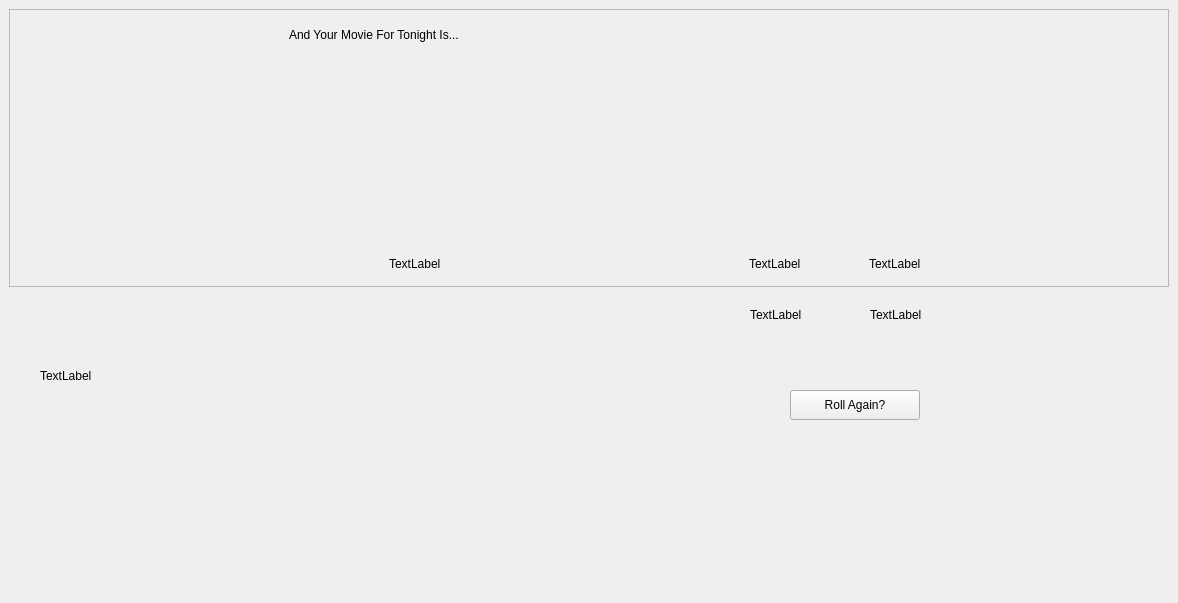
                     <widget class="QWidget" name="new_page">
                      <widget class="QLabel" name="label">
                       <property name="geometry">
                        <rect>
                         <x>9</x>
                         <y>317</y>
                         <width>1160</width>
                         <height>277</height>
                        </rect>
                       </property>
                       <property name="text">
                        <string/>
                       </property>
                       <property name="alignment">
                        <set>Qt::AlignCenter</set>
                       </property>
                      </widget>
                      <widget class="QFrame" name="frame">
                       <property name="geometry">
                        <rect>
                         <x>9</x>
                         <y>9</y>
                         <width>1160</width>
                         <height>278</height>
                        </rect>
                       </property>
                       <property name="frameShape">
                        <enum>QFrame::StyledPanel</enum>
                       </property>
                       <property name="frameShadow">
                        <enum>QFrame::Raised</enum>
                       </property>
                       <widget class="QLabel" name="resultTitle">
                        <property name="geometry">
                         <rect>
                          <x>280</x>
                          <y>10</y>
                          <width>581</width>
                          <height>31</height>
                         </rect>
                        </property>
                        <property name="styleSheet">
                         <string notr="true">font: 700 24pt &quot;Consolas&quot;;</string>
                        </property>
                        <property name="text">
                         <string>And Your Movie For Tonight Is...</string>
                        </property>
                       </widget>
                       <widget class="QLabel" name="Name">
                        <property name="geometry">
                         <rect>
                          <x>380</x>
                          <y>230</y>
                          <width>160</width>
                          <height>50</height>
                         </rect>
                        </property>
                        <property name="sizePolicy">
                         <sizepolicy hsizetype="Fixed" vsizetype="Fixed">
                          <horstretch>0</horstretch>
                          <verstretch>0</verstretch>
                         </sizepolicy>
                        </property>
                        <property name="minimumSize">
                         <size>
                          <width>160</width>
                          <height>50</height>
                         </size>
                        </property>
                        <property name="maximumSize">
                         <size>
                          <width>300</width>
                          <height>100</height>
                         </size>
                        </property>
                        <property name="styleSheet">
                         <string notr="true">font: 700 20pt &quot;Consolas&quot;;</string>
                        </property>
                        <property name="text">
                         <string>TextLabel</string>
                        </property>
                        <property name="wordWrap">
                         <bool>true</bool>
                        </property>
                       </widget>
                       <widget class="QLabel" name="Rating">
                        <property name="geometry">
                         <rect>
                          <x>740</x>
                          <y>230</y>
                          <width>110</width>
                          <height>50</height>
                         </rect>
                        </property>
                        <property name="sizePolicy">
                         <sizepolicy hsizetype="Fixed" vsizetype="Fixed">
                          <horstretch>0</horstretch>
                          <verstretch>0</verstretch>
                         </sizepolicy>
                        </property>
                        <property name="minimumSize">
                         <size>
                          <width>110</width>
                          <height>50</height>
                         </size>
                        </property>
                        <property name="maximumSize">
                         <size>
                          <width>110</width>
                          <height>50</height>
                         </size>
                        </property>
                        <property name="styleSheet">
                         <string notr="true">font: 700 14pt &quot;Consolas&quot;;</string>
                        </property>
                        <property name="text">
                         <string>TextLabel</string>
                        </property>
                       </widget>
                       <widget class="QLabel" name="Runtime">
                        <property name="geometry">
                         <rect>
                          <x>860</x>
                          <y>230</y>
                          <width>110</width>
                          <height>50</height>
                         </rect>
                        </property>
                        <property name="sizePolicy">
                         <sizepolicy hsizetype="Fixed" vsizetype="Fixed">
                          <horstretch>0</horstretch>
                          <verstretch>0</verstretch>
                         </sizepolicy>
                        </property>
                        <property name="minimumSize">
                         <size>
                          <width>110</width>
                          <height>50</height>
                         </size>
                        </property>
                        <property name="maximumSize">
                         <size>
                          <width>110</width>
                          <height>50</height>
                         </size>
                        </property>
                        <property name="styleSheet">
                         <string notr="true">font: 700 14pt &quot;Consolas&quot;;</string>
                        </property>
                        <property name="text">
                         <string>TextLabel</string>
                        </property>
                       </widget>
                       <widget class="QLabel" name="Poster">
                        <property name="geometry">
                         <rect>
                          <x>30</x>
                          <y>140</y>
                          <width>81</width>
                          <height>81</height>
                         </rect>
                        </property>
                        <property name="styleSheet">
                         <string notr="true">background-image: url(:/images/images/images/transparent.png);</string>
                        </property>
                        <property name="text">
                         <string/>
                        </property>
                       </widget>
                      </widget>
                      <widget class="QLabel" name="Description">
                       <property name="geometry">
                        <rect>
                         <x>40</x>
                         <y>330</y>
                         <width>411</width>
                         <height>91</height>
                        </rect>
                       </property>
                       <property name="sizePolicy">
                        <sizepolicy hsizetype="Fixed" vsizetype="Fixed">
                         <horstretch>0</horstretch>
                         <verstretch>0</verstretch>
                        </sizepolicy>
                       </property>
                       <property name="maximumSize">
                        <size>
                         <width>900</width>
                         <height>300</height>
                        </size>
                       </property>
                       <property name="styleSheet">
                        <string notr="true">font: 700 14pt &quot;Consolas&quot;;</string>
                       </property>
                       <property name="text">
                        <string>TextLabel</string>
                       </property>
                       <property name="wordWrap">
                        <bool>true</bool>
                       </property>
                      </widget>
                      <widget class="QLabel" name="Genre">
                       <property name="geometry">
                        <rect>
                         <x>750</x>
                         <y>290</y>
                         <width>110</width>
                         <height>50</height>
                        </rect>
                       </property>
                       <property name="sizePolicy">
                        <sizepolicy hsizetype="Fixed" vsizetype="Fixed">
                         <horstretch>0</horstretch>
                         <verstretch>0</verstretch>
                        </sizepolicy>
                       </property>
                       <property name="minimumSize">
                        <size>
                         <width>110</width>
                         <height>50</height>
                        </size>
                       </property>
                       <property name="maximumSize">
                        <size>
                         <width>110</width>
                         <height>50</height>
                        </size>
                       </property>
                       <property name="styleSheet">
                        <string notr="true">font: 700 14pt &quot;Consolas&quot;;</string>
                       </property>
                       <property name="text">
                        <string>TextLabel</string>
                       </property>
                      </widget>
                      <widget class="QLabel" name="UserScore">
                       <property name="geometry">
                        <rect>
                         <x>870</x>
                         <y>290</y>
                         <width>110</width>
                         <height>50</height>
                        </rect>
                       </property>
                       <property name="sizePolicy">
                        <sizepolicy hsizetype="Fixed" vsizetype="Fixed">
                         <horstretch>0</horstretch>
                         <verstretch>0</verstretch>
                        </sizepolicy>
                       </property>
                       <property name="minimumSize">
                        <size>
                         <width>110</width>
                         <height>50</height>
                        </size>
                       </property>
                       <property name="maximumSize">
                        <size>
                         <width>110</width>
                         <height>50</height>
                        </size>
                       </property>
                       <property name="styleSheet">
                        <string notr="true">font: 700 14pt &quot;Consolas&quot;;</string>
                       </property>
                       <property name="text">
                        <string>TextLabel</string>
                       </property>
                      </widget>
                      <widget class="QPushButton" name="rollAgain">
                       <property name="geometry">
                        <rect>
                         <x>790</x>
                         <y>390</y>
                         <width>130</width>
                         <height>30</height>
                        </rect>
                       </property>
                       <property name="sizePolicy">
                        <sizepolicy hsizetype="Fixed" vsizetype="Fixed">
                         <horstretch>0</horstretch>
                         <verstretch>0</verstretch>
                        </sizepolicy>
                       </property>
                       <property name="minimumSize">
                        <size>
                         <width>130</width>
                         <height>30</height>
                        </size>
                       </property>
                       <property name="maximumSize">
                        <size>
                         <width>130</width>
                         <height>30</height>
                        </size>
                       </property>
                       <property name="styleSheet">
                        <string notr="true">font: 700 14pt &quot;Consolas&quot;;</string>
                       </property>
                       <property name="text">
                        <string>Roll Again?</string>
                       </property>
                      </widget>
                     </widget>
